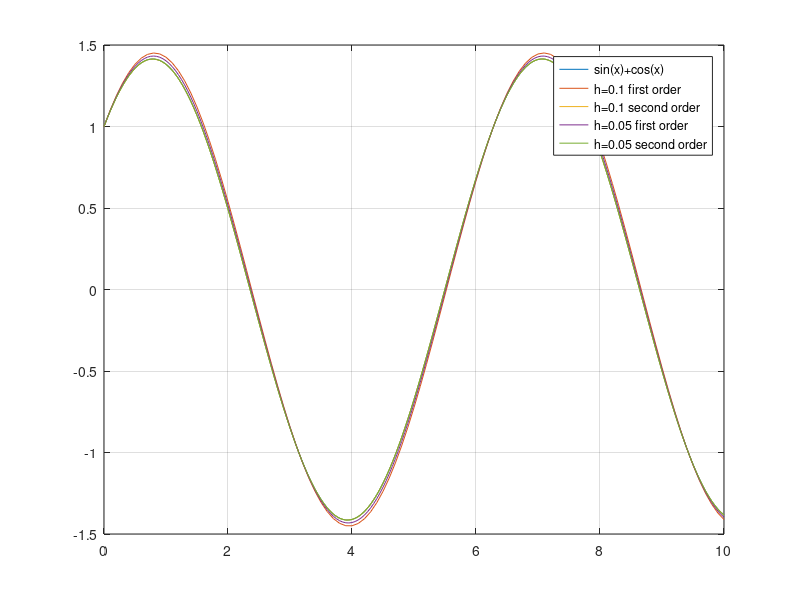
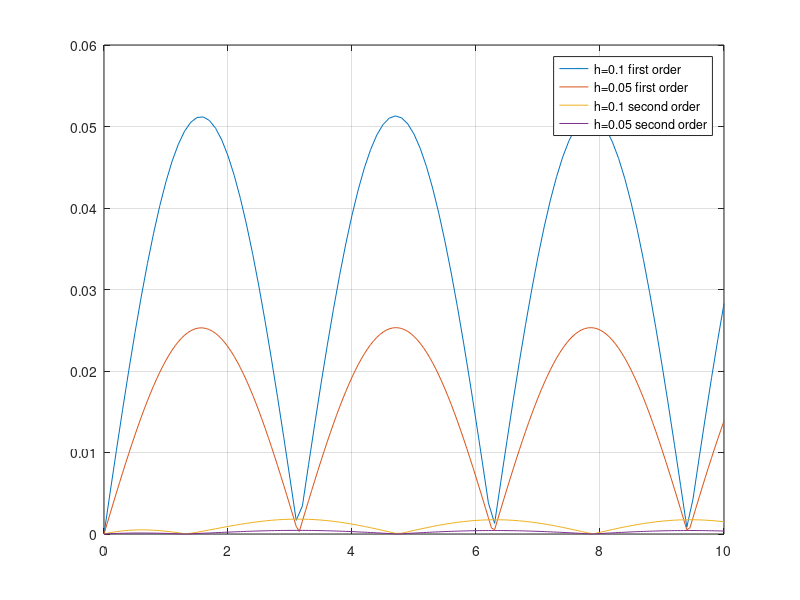

MATLAB code to generate these figures, in order:
clear all;
close all;


h = 0.1;
x1 = 0:h:10;
y1 = zeros(length(x1),1);
e1 = zeros(length(x1),1);

y11 = zeros(length(x1),1);
e11 = zeros(length(x1),1);

y1(1) =  1;
y11(1) =  1;


for i=2:length(x1)
   y1(i) = y1(i-1) + h*(-y1(i-1)+(2*cos(x1(i-1))));
   e1(i) = abs(sin(x1(i))+cos(x1(i))-y1(i));
end


for i=2:length(x1)
   y11(i) = y11(i-1) + h*(-y11(i-1)+(2*cos(x1(i-1)))) + ((h^2)/2)*(y11(i-1)-(2*cos(x1(i-1)))-(2*sin(x1(i-1))));
   e11(i) = abs(sin(x1(i))+cos(x1(i))-y11(i));
end


h = 0.05;
x2 = 0:h:10;

y2 = zeros(length(x2),1);
e2 = zeros(length(x2),1);

y22 = zeros(length(x2),1);
e22 = zeros(length(x2),1);


y2(1) =  1;
y22(1) =  1;


for i=2:length(x2)
   y2(i) = y2(i-1) + h*(-y2(i-1)+(2*cos(x2(i-1))));
   e2(i) = abs(sin(x2(i))+cos(x2(i))-y2(i));
end


for i=2:length(x2)
   y22(i) = y22(i-1) + h*(-y22(i-1)+(2*cos(x2(i-1)))) + ((h^2)/2)*(y22(i-1)-(2*cos(x2(i-1)))-(2*sin(x2(i-1))));
   e22(i) = abs(sin(x2(i))+cos(x2(i))-y22(i));
end



x=0:0.01:10;
y = sin(x) + cos(x);
figure();
plot(x,y,x1,y1,x1,y11,x2,y2,x2,y22);
legend('sin(x)+cos(x)','h=0.1 first order','h=0.1 second order','h=0.05 first order','h=0.05 second order');
grid on;

figure();
plot(x1,e1,x2,e2,x1,e11,x2,e22);
legend('h=0.1 first order','h=0.05 first order','h=0.1 second order','h=0.05 second order');
grid on;                